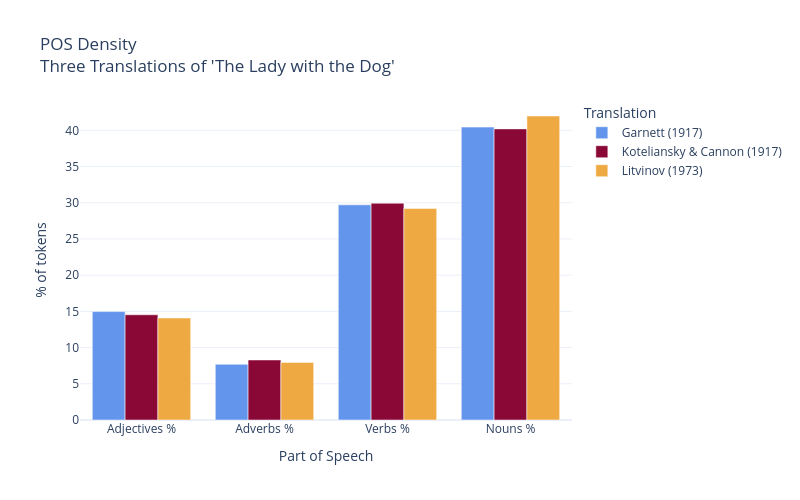

Notebook cell for this chart:
### Markdown cell above
The usage of different parts of speech seems remarkably similar across all three translations.

### Code cell
categories = ['Adjectives %', 'Adverbs %', 'Verbs %', 'Nouns %']
fig = go.Figure()

for label in pos_df.index:
    fig.add_trace(go.Bar(
        name = label,
        x = categories,
        y = [pos_df.loc[label, c] for c in categories],
        marker = dict(color=PALETTE[label]),
    ))

fig.update_layout(
    barmode = 'group',
    title = "POS Density<br>Three Translations of 'The Lady with the Dog'",
    xaxis_title = "Part of Speech",
    yaxis_title = "% of tokens",
    legend_title= "Translation",
    template = "plotly_white",
    width=800,
    height=500
)
fig.show()

### Figure 1 — Plotly figure (JSON) as saved in the notebook; plotly's stock layout.template omitted (floating-point values rounded to 4 significant figures)
{"data": [{"marker": {"color": "#6495ED"}, "name": "Garnett (1917)", "type": "bar", "x": ["Adjectives %", "Adverbs %", "Verbs %", "Nouns %"], "y": [14.97, 7.69, 29.71, 40.45]}, {"marker": {"color": "#890835"}, "name": "Koteliansky & Cannon (1917)", "type": "bar", "x": ["Adjectives %", "Adverbs %", "Verbs %", "Nouns %"], "y": [14.53, 8.29, 29.93, 40.2]}, {"marker": {"color": "#efa942"}, "name": "Litvinov (1973)", "type": "bar", "x": ["Adjectives %", "Adverbs %", "Verbs %", "Nouns %"], "y": [14.09, 7.95, 29.21, 41.98]}], "layout": {"barmode": "group", "height": 500, "legend": {"title": {"text": "Translation"}}, "title": {"text": "POS Density<br>Three Translations of 'The Lady with the Dog'"}, "width": 800, "xaxis": {"title": {"text": "Part of Speech"}}, "yaxis": {"title": {"text": "% of tokens"}}}}
